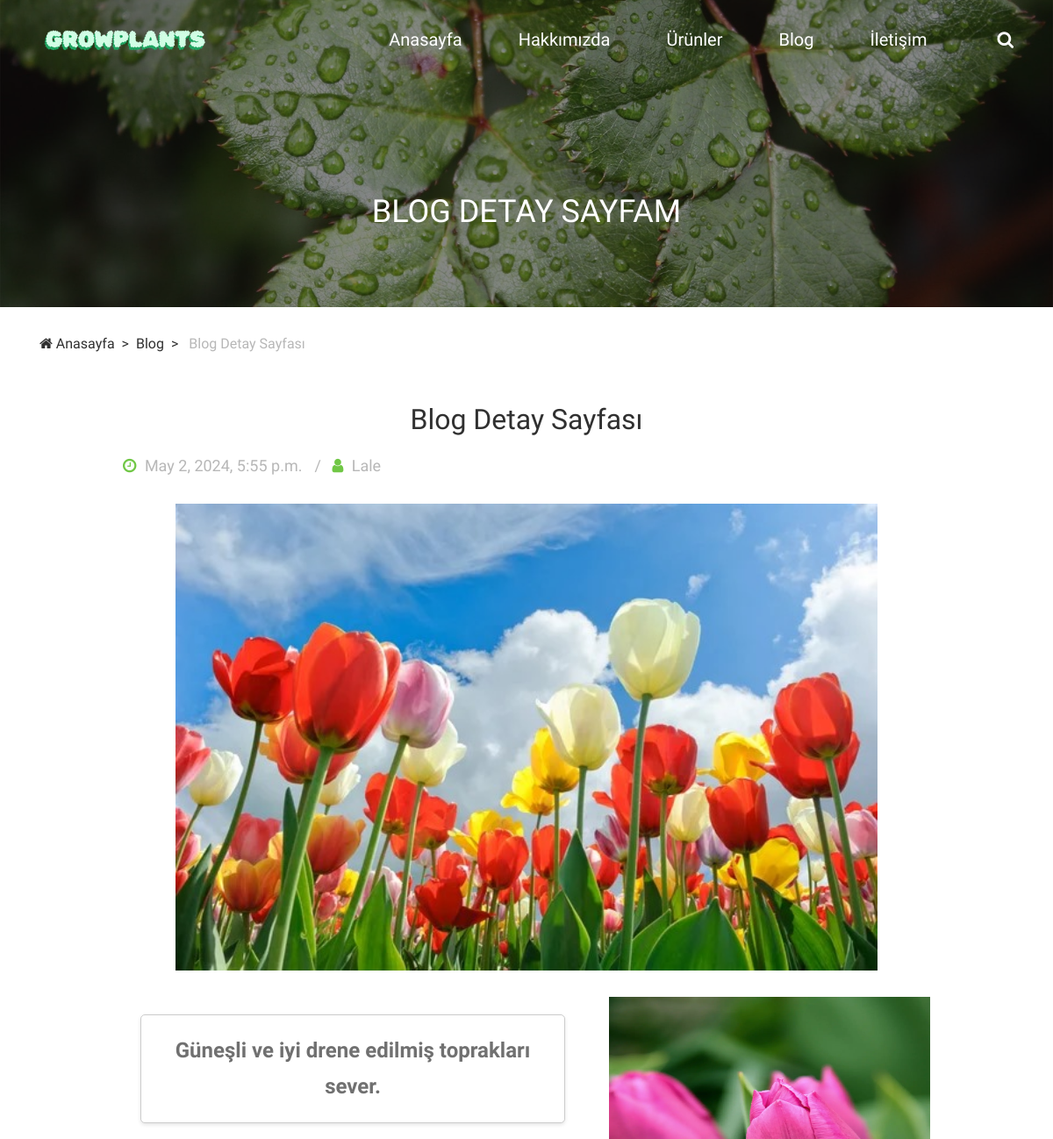
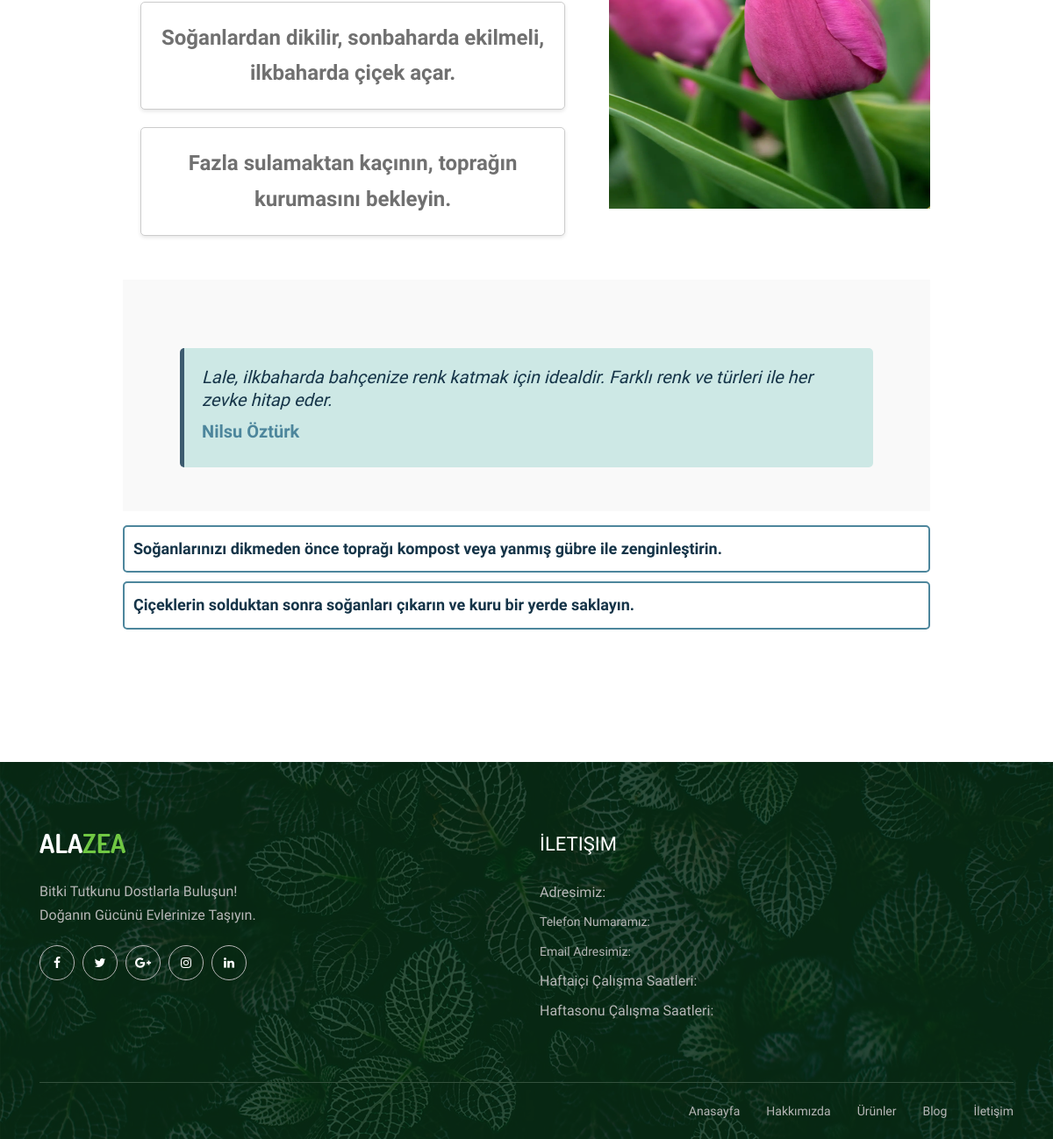
The page /single_post/1/ on the database its author committed (2 pictures, top to bottom).
### core/models.py (models this page shows)
class AbstractModel(models.Model):
    updated_date= models.DateTimeField(
        blank=True,
        auto_now=True,
    )
    created_date= models.DateTimeField(
        blank=True,
        auto_now_add=True,
    )
    class Meta:
         abstract=True

class blogPageSetting(AbstractModel):
        name =models.CharField(
        default='',
        max_length=254,
        blank=True,
    )
        department = models.CharField(
        default='',
        max_length=254,
        blank=True,
    )
        description = models.CharField(
        default='',
        max_length=254,
        blank=True,
    )
        description1 = models.CharField(
        default='',
        max_length=254,
        blank=True,
    )
        description2 = models.CharField(
        default='',
        max_length=254,
        blank=True,
    )
        description3 = models.CharField(
        default='',
        max_length=254,
        blank=True,
    )
        comment = models.CharField(
        default='',
        max_length=254,
        blank=True,
    )
        detail1 = models.CharField(
        default='',
        max_length=254,
        blank=True,
    )
        detail2 = models.CharField(
        default='',
        max_length=254,
        blank=True,
    )
        file=models.ImageField(
            default='',
            verbose_name='Image',
            blank=True,
            upload_to='blog_images/'
    )
        fileSmall=models.ImageField(
            default='',
            verbose_name='Image',
            blank=True,
            upload_to='blog_images/'
    )
        class Meta:
            ordering = ['id']

### core/views.py (the view)
# urls.py: path('single_post/<int:pk>/', single_post.as_view(), name='single_post'),
class single_post(DetailView):
    model = blogPageSetting
    template_name = "single-post.html"

### templates/single-post.html (shortened to what this page needs)
{% load static %}
<!DOCTYPE html>
<html lang="en">
  {% include 'includes/head.html' %}
  <body>
    {% include 'includes/navbar.html' %}
    <div class="breadcrumb-area">
      <div
        class="top-breadcrumb-area bg-img bg-overlay d-flex align-items-center justify-content-center"
        style="background-image: url({% get_media_prefix %}img/bg-img/24.jpg)"
      >
        <h2>BLOG DETAY SAYFAM</h2>
      </div>
      <div class="container">
        <div class="row">
          <div class="col-12">
            <nav aria-label="breadcrumb">
              <ol class="breadcrumb">
                <li class="breadcrumb-item">
                  <a href="/"><i class="fa fa-home"></i> Anasayfa</a>
                </li>
                <li class="breadcrumb-item"><a href="/blog/">Blog</a></li>
                <li class="breadcrumb-item active" aria-current="page">
                  Blog Detay Sayfası
                </li>
              </ol>
            </nav>
          </div>
        </div>
      </div>
    </div>
    <section class="blog-content-area section-padding-0-100">
      <div class="container">
        <div class="row justify-content-center">
          <div class="col-12 col-md-10">
            <div class="blog-posts-area">
              <div class="single-post-details-area">
                <div class="post-content">
                  <h4 class="post-title" style="text-align: center">
                    Blog Detay Sayfası
                  </h4>
                  <div class="post-meta mb-30">
                    <a href="#"
                      ><i class="fa fa-clock-o" aria-hidden="true"></i>
                      {{object.updated_date}}</a
                    >
                    <a href="#"
                      ><i class="fa fa-user" aria-hidden="true"></i>
                      {{object.name}}</a
                    >
                  </div>
                  <div
                    class="post-thumbnail mb-30 d-flex justify-content-center align-items-center"
                  >
                    <img
                      style="width:800px;height400px;"
                      src="{{object.file.url}}"
                      alt=""
                    />
                  </div>
                  <div style="margin-top:20px;" class="row mb-30">
                    <div class="col-lg-7">
                      <p
                        style="
                          font-weight: bold;
                          font-size: 24px;
                          text-align: center;
                          padding: 20px;
                          border: 1px solid #ccc;
                          border-radius: 5px;
                          background-color: #fff;
                          margin: 20px;
                          box-shadow: 0 2px 4px rgba(0, 0, 0, 0.1);
                        "
                      >
                        {{ object.description1}}
                      </p>
                      <p
                        style="
                          font-weight: bold;
                          font-size: 24px;
                          text-align: center;
                          padding: 20px;
                          border: 1px solid #ccc;
                          border-radius: 5px;
                          background-color: #fff;
                          margin: 20px;
                          box-shadow: 0 2px 4px rgba(0, 0, 0, 0.1);
                        "
                      >
                        {{ object.description2}}
                      </p>
                      <p
                        style="
                          font-weight: bold;
                          font-size: 24px;
                          text-align: center;
                          padding: 20px;
                          border: 1px solid #ccc;
                          border-radius: 5px;
                          background-color: #fff;
                          margin: 20px;
                          box-shadow: 0 2px 4px rgba(0, 0, 0, 0.1);
                        "
                      >
                        {{ object.description3}}
                      </p>
                    </div>
                    <div class="col-lg-5">
                      <img
                      style="width:400px; height:400px;"
                        src="{{ object.fileSmall.url}}"
                        alt=""
                      />
                    </div>
                  </div>
                  <blockquote>
                    <div class="container mt-5">
                      <div class="blockquote">
                          <div class="blockquote-text" style="background-color: #CDE8E5; padding: 20px; border-left: 5px solid #3C5B6F; border-radius: 5px; margin-bottom: 20px;">
                              <h5 style="color: #153448; font-style: italic;">
                                  {{ object.comment}}
                              </h5>
                              <h5 style="color:#4D869C;margin-top: 10px; font-weight: bold;">Nilsu Öztürk</h5>
                          </div>
                      </div>
                  </div>
                  </blockquote>
                  <p style="
                    color:#153448;
                    border: 2px solid #4D869C;
                    padding: 10px;
                    border-radius: 5px;
                    font-weight: bold;
                    font-size: 18px;
                    margin-bottom: 10px;">
                    {{ object.detail1}}
                  </p>
                  <p style="
                    color:#153448;
                    border: 2px solid #4D869C;
                    padding: 10px;
                    border-radius: 5px;
                    font-weight: bold;
                    font-size: 18px;
                    margin-bottom: 10px;">
                    {{ object.detail2}}
                  </p>
                </div>
              </div>
            </div>
          </div>
          <div class="col-12 col-sm-9 col-md-4">
          </div>
        </div>
      </div>
    </section>
    {% include 'includes/footer.html' %}
  </body>
</html>

### static/css/classy-nav.css (style rules this page uses)
* { margin: 0; padding: 0; }
body { font-family: "Roboto", sans-serif; }
ul, ol { margin: 0; }
ul li, ol li { list-style: none; }
img { height: auto; max-width: 100%; }
.bg-img { background-position: center center; background-size: cover; background-repeat: no-repeat; }
.justify-content-center { -webkit-box-pack: center; -ms-flex-pack: center; justify-content: center; }

### rows shown on the page
blogPageSetting: updated_date "May 2, 2024, 5:55 p.m.", name "Lale", file (picture), description1 "Güneşli ve iyi drene edilmiş toprakları sever.", description2 "Soğanlardan dikilir, sonbaharda ekilmeli, ilkbaharda çiçek açar.", description3 "Fazla sulamaktan kaçının, toprağın kurumasını bekleyin.", fileSmall (picture), comment "Lale, ilkbaharda bahçenize renk katmak için idealdir. Farklı renk ve türleri ile her zevke hitap eder.", detail1 "Soğanlarınızı dikmeden önce toprağı kompost veya yanmış gübre ile zenginleştirin.", detail2 "Çiçeklerin solduktan sonra soğanları çıkarın ve kuru bir yerde saklayın."
